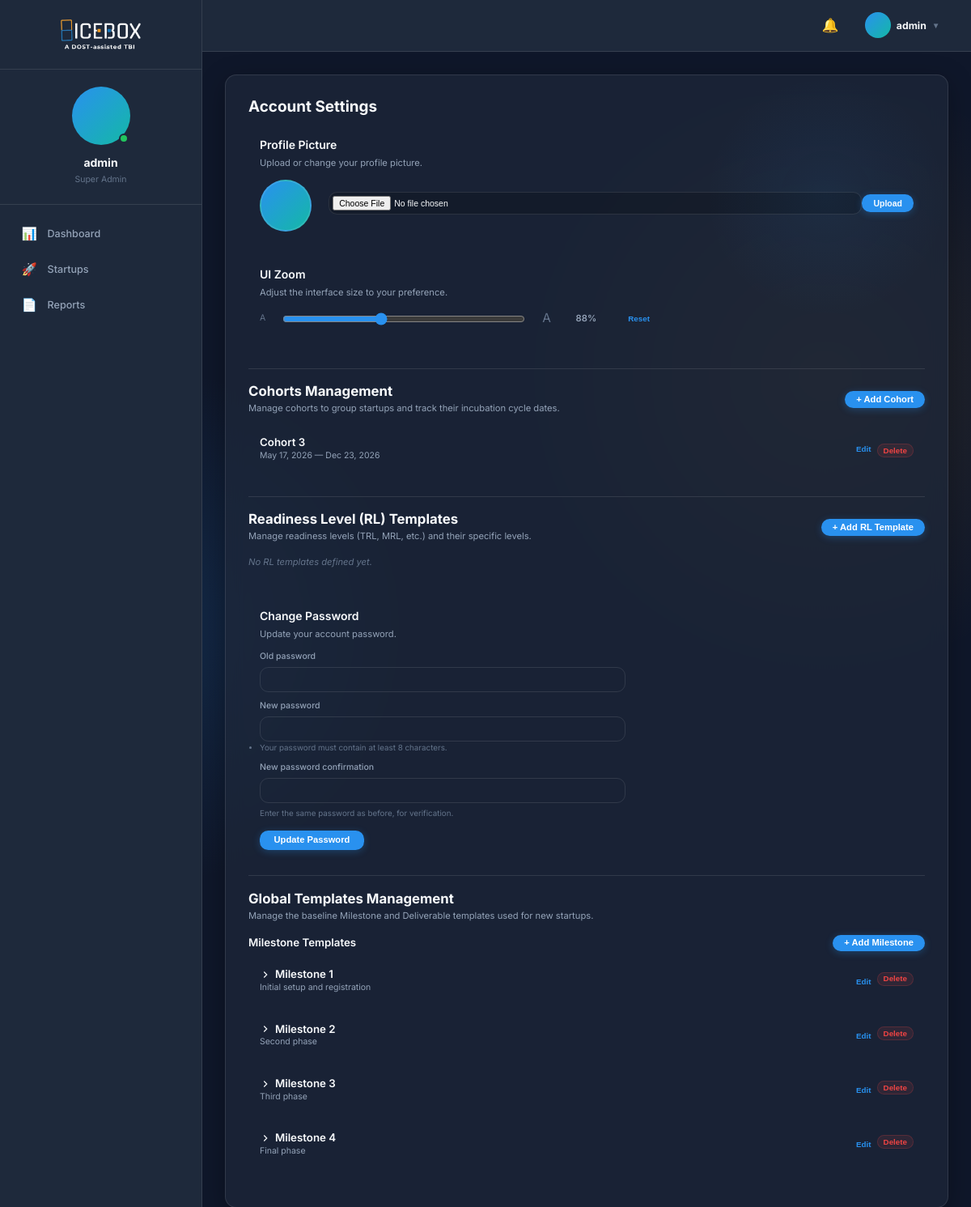
Before: /settings/ (signed in) with the older database file.
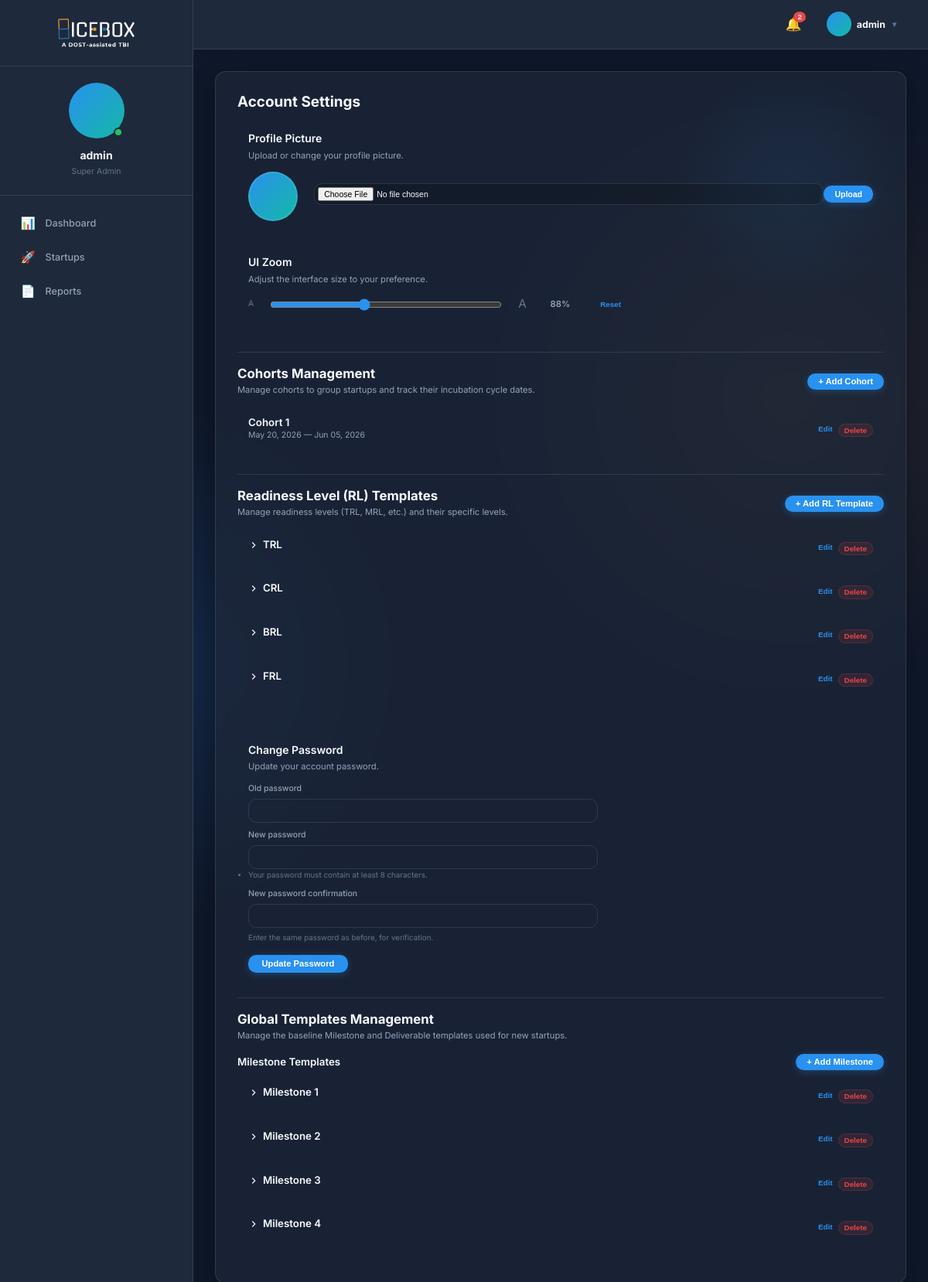
After: the same page with the newer database file.
### incubator/models.py (models this page shows, shortened)
class Cohort(models.Model):
    name = models.CharField(max_length=100)
    start_date = models.DateField(blank=True, null=True)
    end_date = models.DateField(blank=True, null=True)

class MilestoneTemplate(models.Model):
    title = models.CharField(max_length=200)
    description = models.TextField(blank=True, null=True)
    milestone_progress = models.IntegerField(help_text="Order or index of the milestone")
    created_at = models.DateTimeField(default=timezone.now)

class RLTemplate(models.Model):
    name = models.CharField(max_length=50, help_text="e.g. TRL, MRL, SRL")
    created_at = models.DateTimeField(default=timezone.now)

### incubator/views.py (the view, shortened to what this page needs)
# urls.py: path('settings/', views.settings_view, name='settings'),
@login_required
def settings_view(request):
    user = request.user
    is_admin = user.role in ['admin', 'super_admin']
    password_form = PasswordChangeForm(user)
    milestone_templates = MilestoneTemplate.objects.all().order_by('milestone_progress') if is_admin else None
    cohorts = Cohort.objects.all().order_by('-start_date') if user.role == 'super_admin' else None
    rl_templates = RLTemplate.objects.all().prefetch_related('levels') if user.role == 'super_admin' else None
    context = {
        'is_admin': is_admin,
        'password_form': password_form,
        'milestone_templates': milestone_templates,
        'cohorts': cohorts,
        'rl_templates': rl_templates,
    }
    return render(request, 'settings/index.html', context)

### incubator/context_processors.py (called while the page is built)
def notifications(request):
    if request.user.is_authenticated:
        unread = request.user.notifications.filter(is_read=False).order_by('-created_at')
        return {
            'unread_notifications': unread,
            'unread_notifications_count': unread.count()
        }
    return {
        'unread_notifications': [],
        'unread_notifications_count': 0
    }

### templates/settings/index.html (shortened to what the changed rows need)
{% extends 'base.html' %}
{% block content %}
<div class="glass-card mb-lg relative overflow-hidden">
    <div class="flex justify-between items-center mb-sm">
        <h2 style="font-size: 1.35rem; font-weight: 700;">Account Settings</h2>
    </div>
    <div style="display: grid; grid-template-columns: repeat(auto-fit, minmax(450px, 1fr)); gap: 2.5rem; align-items: start;">
        <div style="display: flex; flex-direction: column; gap: 0rem;">
    {% if user.role == 'super_admin' %}
    <div style="border-top: 1px solid var(--border-color); padding-top: 1.25rem; margin-top: 1.25rem;">
        <div class="flex justify-between items-center" style="margin-bottom: 1rem;">
            <div>
                <h2 style="font-size: 1.2rem; font-weight: 700; margin-bottom: 0.2rem;">Cohorts Management</h2>
            </div>
        </div>
            <div>
                {% for cohort in cohorts %}
                <div class="glass-container" style="padding: 0.75rem 1rem; margin-bottom: 0.6rem; border-radius: var(--radius-md);">
                    <div class="flex justify-between items-center" style="margin-bottom: 0.35rem;">
                        <div>
                            <h4 style="font-size: 0.95rem; font-weight: 600;">{{ cohort.name }}</h4>
                            <p style="font-size: 0.75rem; color: var(--text-secondary); margin: 0;">
                                {% if cohort.start_date %}{{ cohort.start_date|date:"M d, Y" }}{% else %}No start date{% endif %}
                                —
                                {% if cohort.end_date %}{{ cohort.end_date|date:"M d, Y" }}{% else %}No end date{% endif %}
                            </p>
                        </div>
                        <div class="flex gap-xs">
                            <button type="button" class="btn btn-ghost" onclick="document.getElementById('edit-cohort-{{ cohort.id }}').style.display = document.getElementById('edit-cohort-{{ cohort.id }}').style.display === 'none' ? 'flex' : 'none';" style="font-size: 0.7rem; padding: 0.2rem 0.5rem; color: var(--accent-color);">Edit</button>
                            <form action="{% url 'delete_cohort' cohort.id %}" method="post" onsubmit="return confirm('Are you sure you want to delete this cohort?');">
                                <button type="submit" class="btn btn-danger" style="font-size: 0.7rem; padding: 0.2rem 0.5rem;">Delete</button>
                            </form>
                        </div>
                    </div>
                </div>
                {% empty %}
                <p style="font-size: 0.8rem; color: var(--text-tertiary); font-style: italic;">No cohorts defined yet.</p>
                {% endfor %}
            </div>
    </div>
    <div style="border-top: 1px solid var(--border-color); padding-top: 1.25rem; margin-top: 1.25rem;">
        <div class="flex justify-between items-center" style="margin-bottom: 1rem;">
            <div>
                <h2 style="font-size: 1.2rem; font-weight: 700; margin-bottom: 0.2rem;">Readiness Level (RL) Templates</h2>
            </div>
        </div>
        <div class="timeline-container">
            {% for rl in rl_templates %}
            <div class="glass-container" style="padding: 0.75rem 1rem; margin-bottom: 0.6rem; border-radius: var(--radius-md);">
                <div class="flex justify-between items-start" style="cursor: pointer; margin-bottom: 0.35rem;" onclick="const el = document.getElementById('rllvls-{{ rl.id }}'); const icon = document.getElementById('icon-rl-{{ rl.id }}'); if(el.style.display === 'none') { el.style.display = 'block'; icon.style.transform = 'rotate(90deg)'; } else { el.style.display = 'none'; icon.style.transform = 'rotate(0deg)'; }">
                    <div>
                        <h4 style="font-size: 0.95rem; font-weight: 600; display: flex; align-items: center; gap: 0.35rem;">
                            <svg id="icon-rl-{{ rl.id }}" width="14" height="14" viewBox="0 0 24 24" fill="none" stroke="currentColor" stroke-width="2" style="transition: transform 0.2s;"><path d="M9 18l6-6-6-6"/></svg>
                            {{ rl.name }}
                        </h4>
                    </div>
                    <div class="flex gap-xs" onclick="event.stopPropagation()">
                        <button type="button" class="btn btn-ghost" onclick="document.getElementById('edit-rl-{{ rl.id }}').style.display = document.getElementById('edit-rl-{{ rl.id }}').style.display === 'none' ? 'flex' : 'none';" style="font-size: 0.7rem; padding: 0.2rem 0.5rem; color: var(--accent-color);">Edit</button>
                        <form action="{% url 'delete_rltemplate' rl.id %}" method="post" onsubmit="return confirm('Are you sure you want to delete this RL template and all its levels?');">
                            <button type="submit" class="btn btn-danger" style="font-size: 0.7rem; padding: 0.2rem 0.5rem;">Delete</button>
                        </form>
                    </div>
                </div>
            </div>
            {% empty %}
            <p style="font-size: 0.8rem; color: var(--text-tertiary); font-style: italic;">No RL templates defined yet.</p>
            {% endfor %}
        </div>
    </div>
    {% endif %}
        </div>
        <div style="display: flex; flex-direction: column; gap: 0rem;">
    <div style="">
        <div class="glass-container" style="padding: 1rem; border-radius: var(--radius-md); max-width: 480px;">
            <form method="post" action="{% url 'settings' %}">
                {% for field in password_form %}
                <div style="margin-bottom: 0.6rem;">
                    <label style="display: block; font-size: 0.75rem; font-weight: 500; color: var(--text-secondary); margin-bottom: 0.3rem;" for="{{ field.id_for_label }}">{{ field.label }}</label>
                    {{ field }}
                    {% if field.help_text %}
                    <small style="font-size: 0.7rem; color: var(--text-tertiary);">{{ field.help_text|safe }}</small>
                    {% endif %}
                </div>
                {% endfor %}
            </form>
        </div>
    </div>
    {% if is_admin %}
    <div style="border-top: 1px solid var(--border-color); padding-top: 1.25rem; margin-top: 1.25rem;">
        <h2 style="font-size: 1.2rem; font-weight: 700; margin-bottom: 0.2rem;">Global Templates Management</h2>
        <div style="margin-bottom: 1.25rem;">
            <div class="timeline-container">
                {% for template in milestone_templates %}
                <div class="glass-container" style="padding: 0.75rem 1rem; margin-bottom: 0.6rem; border-radius: var(--radius-md);">
                    <div class="flex justify-between items-start" style="cursor: pointer; margin-bottom: 0.35rem;" onclick="const el = document.getElementById('deliv-ms-{{ template.id }}'); const icon = document.getElementById('icon-ms-{{ template.id }}'); if(el.style.display === 'none') { el.style.display = 'block'; icon.style.transform = 'rotate(90deg)'; } else { el.style.display = 'none'; icon.style.transform = 'rotate(0deg)'; }">
                        <div>
                            <h4 style="font-size: 0.95rem; font-weight: 600; display: flex; align-items: center; gap: 0.35rem;">
                                <svg id="icon-ms-{{ template.id }}" width="14" height="14" viewBox="0 0 24 24" fill="none" stroke="currentColor" stroke-width="2" style="transition: transform 0.2s;"><path d="M9 18l6-6-6-6"/></svg>
                                {{ template.title }}
                            </h4>
                            {% if template.description %}<p style="font-size: 0.75rem; color: var(--text-secondary);">{{ template.description }}</p>{% endif %}
                        </div>
                        <div class="flex gap-xs" onclick="event.stopPropagation()">
                            <button type="button" class="btn btn-ghost" onclick="document.getElementById('edit-ms-{{ template.id }}').style.display = document.getElementById('edit-ms-{{ template.id }}').style.display === 'none' ? 'block' : 'none';" style="font-size: 0.7rem; padding: 0.2rem 0.5rem; color: var(--accent-color);">Edit</button>
                            <form action="{% url 'delete_milestone_template' template.id %}" method="post"
                                onsubmit="return confirm('Are you sure you want to delete this template? Details mapping will be lost.');">
                                <button type="submit" class="btn btn-danger" style="font-size: 0.7rem; padding: 0.2rem 0.5rem;">Delete</button>
                            </form>
                        </div>
                    </div>
                </div>
                {% empty %}
                <p style="font-size: 0.8rem; color: var(--text-tertiary); font-style: italic;">No global templates defined yet.</p>
                {% endfor %}
            </div>
    </div>
    {% endif %}
    </div>
</div>
</div>
{% endblock %}

### templates/base.html (shortened to what this page needs)
{% load static %}
<!DOCTYPE html>
<html lang="en">
<head>
    <link rel="stylesheet" href="https://cdn.jsdelivr.net/npm/bootstrap-icons@1.11.3/font/bootstrap-icons.min.css">
    <link rel="stylesheet" href="{% static 'css/main.css' %}">
</head>
<body>
    {% if user.is_authenticated %}
    <div class="app-layout">
        <aside class="sidebar">
            <div class="sidebar-logo">
                <a href="{% url 'dashboard' %}">
                    <img src="{% static 'img/logo-dark-mode.png' %}" alt="Icebox Logo" class="logo-dark">
                </a>
            </div>
            <div class="sidebar-profile">
                {% if user.profile_picture %}
                    <img src="{{ user.profile_picture.url }}" alt="{{ user.username }}" class="sidebar-avatar" style="object-fit: cover;">
                {% else %}
                    <div class="sidebar-avatar">
                    </div>
                {% endif %}
                <div class="sidebar-username">{{ user.get_full_name|default:user.username }}</div>
                <div class="sidebar-role">{{ user.get_role_display }}</div>
            </div>
            <nav class="sidebar-nav">
                <a href="{% url 'dashboard' %}"
                    class="sidebar-link {% if request.resolver_match.url_name == 'dashboard' %}active{% endif %}">
                    <span class="sidebar-icon">📊</span> Dashboard
                </a>
                {% if user.role == 'admin' or user.role == 'super_admin' %}
                <a href="{% url 'startups_list' %}"
                    class="sidebar-link {% if request.resolver_match.url_name == 'startups_list' or request.resolver_match.url_name == 'add_startup' %}active{% endif %}">
                    <span class="sidebar-icon">🚀</span> Startups
                </a>
                <a href="{% url 'reports' %}"
                    class="sidebar-link {% if 'report' in request.resolver_match.url_name %}active{% endif %}">
                    <span class="sidebar-icon">📄</span> Reports
                </a>
                {% endif %}
            </nav>
        </aside>
        <div class="main-content">
            <div class="topbar">
                <div style="position: relative;">
                    <button id="notification-toggle" class="nav-icon" aria-label="Notifications">
                        🔔
                        {% if unread_notifications_count > 0 %}
                        <span class="badge">{{ unread_notifications_count }}</span>
                        {% endif %}
                    </button>
                </div>
                <div class="topbar-user" id="user-menu-toggle">
                    {% if user.profile_picture %}
                    <img src="{{ user.profile_picture.url }}" alt="{{ user.username }}" class="topbar-user-avatar"
                        style="object-fit: cover;">
                    {% else %}
                    <div class="topbar-user-avatar">
                    </div>
                    {% endif %}
                    <span class="text-sm font-bold" style="color: var(--text-primary);">{{ user.username }}</span>
                    <span style="font-size: 0.7rem; color: var(--text-tertiary);">▼</span>
                </div>
            </div>
            <div class="main-body">
                {% endif %}
                {% block content %}
                {% endblock %}
                {% if user.is_authenticated %}
            </div>
        </div>
    </div>
    {% endif %}
</body>
</html>

Changed rows visible on the page:
changed Cohort: name "Cohort 3" → "Cohort 1"; start_date "May 17, 2026" → "May 20, 2026"; end_date "Dec 23, 2026" → "Jun 05, 2026"
added RLTemplate: {{ rl.id }} 1 (drawn), name "TRL"
added RLTemplate: {{ rl.id }} 2 (drawn), name "CRL"
added RLTemplate: name "BRL"
added RLTemplate: name "FRL"
changed MilestoneTemplate "Milestone 1": description "Initial setup and registration" → (not shown)
changed MilestoneTemplate "Milestone 2": description "Second phase" → (not shown)
changed MilestoneTemplate "Milestone 3": description "Third phase" → (not shown)
changed MilestoneTemplate "Milestone 4": description "Final phase" → (not shown)
Other visible differences:
{{ unread_notifications_count }}: (not shown) → "2"
text no longer shown: "No RL templates defined yet."
